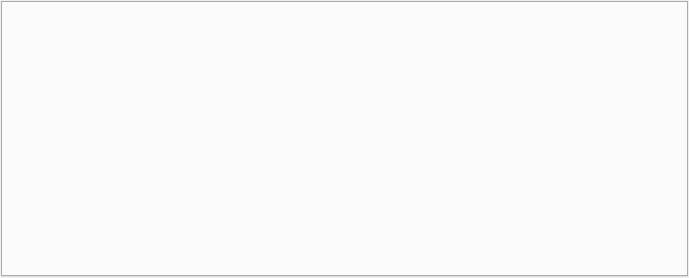
<?xml version="1.0" encoding="UTF-8"?>
<ui version="4.0">
 <class>InfoFormClass</class>
 <widget class="QWidget" name="InfoFormClass">
  <property name="geometry">
   <rect>
    <x>0</x>
    <y>0</y>
    <width>689</width>
    <height>278</height>
   </rect>
  </property>
  <property name="minimumSize">
   <size>
    <width>689</width>
    <height>278</height>
   </size>
  </property>
  <property name="windowTitle">
   <string>InfoForm</string>
  </property>
  <property name="styleSheet">
   <string notr="true"/>
  </property>
  <layout class="QGridLayout" name="gridLayout">
   <property name="leftMargin">
    <number>1</number>
   </property>
   <property name="topMargin">
    <number>1</number>
   </property>
   <property name="rightMargin">
    <number>1</number>
   </property>
   <property name="bottomMargin">
    <number>1</number>
   </property>
   <property name="spacing">
    <number>1</number>
   </property>
   <item row="0" column="0">
    <widget class="QTabWidget" name="tabWidget">
     <property name="currentIndex">
      <number>-1</number>
     </property>
    </widget>
   </item>
  </layout>
 </widget>
 <layoutdefault spacing="6" margin="11"/>
 <resources/>
 <connections/>
</ui>
